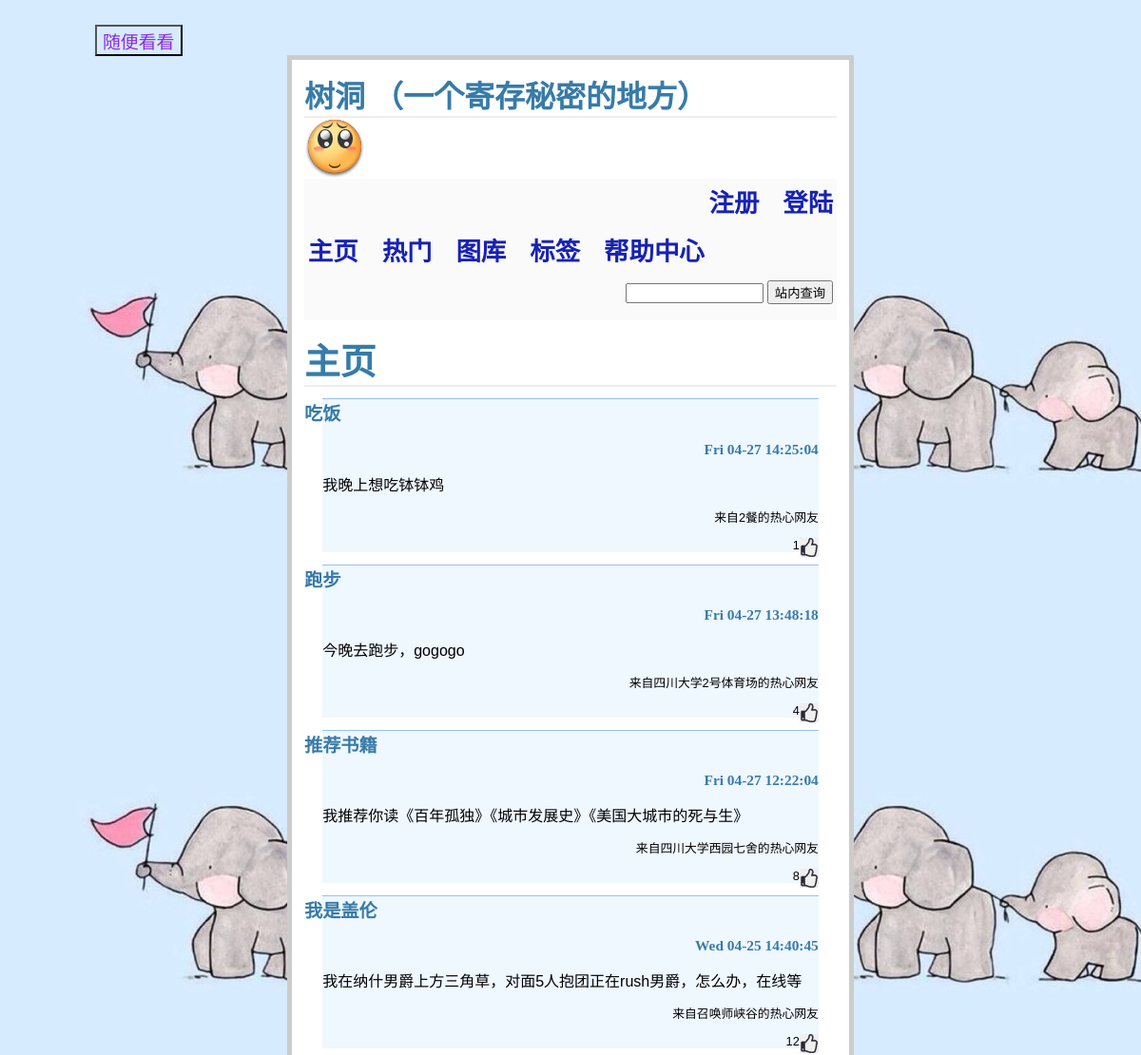
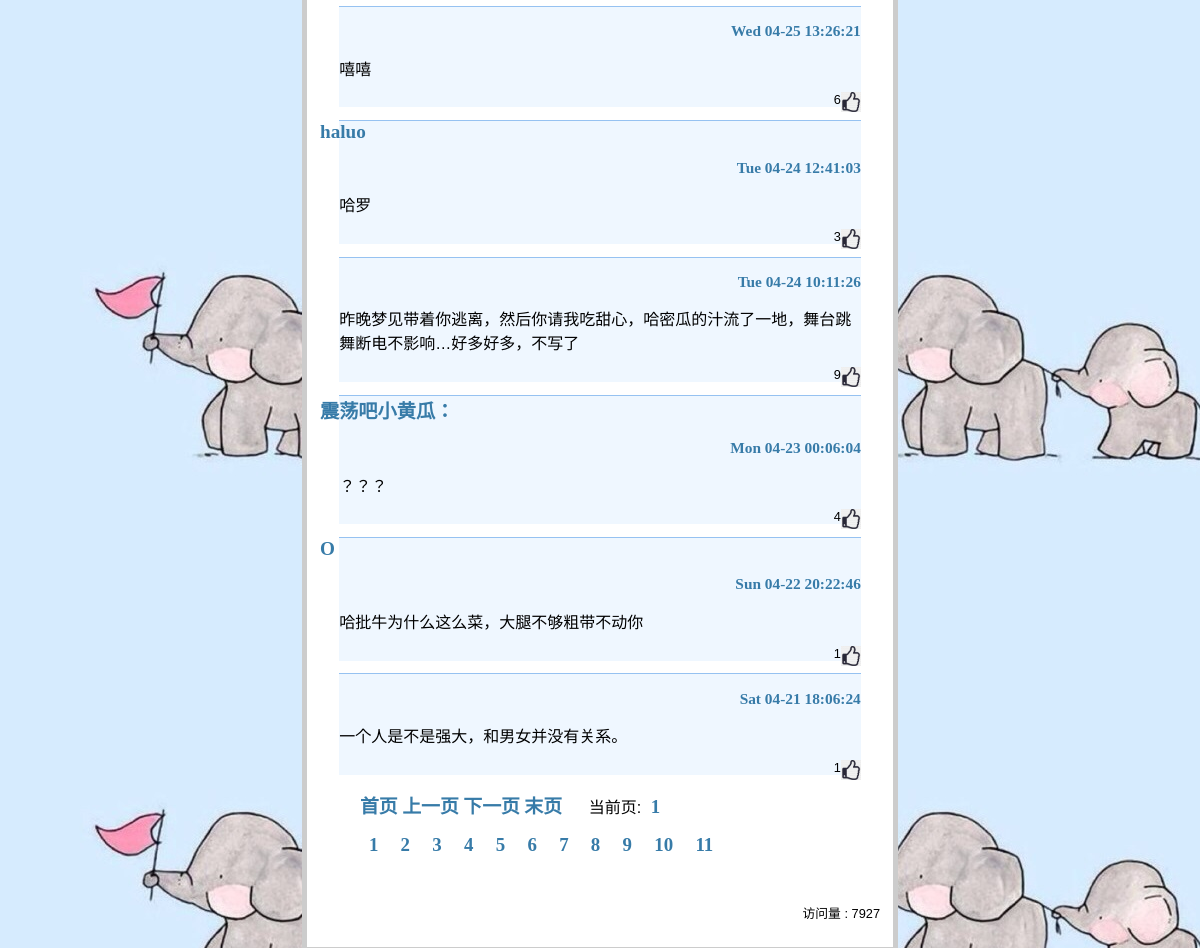
The page /1 on the database its author committed (2 pictures, top to bottom).
### tables this page shows
CREATE TABLE entries (id integer PRIMARY KEY AUTOINCREMENT, title string NOT NULL, text string NOT NULL, time STRING, up INTEGER DEFAULT (0), area STRING, flag STRING);

CREATE TABLE number (num INT PRIMARY KEY);

### flaskr.py (the view)
@app.route('/<p>',methods=["POST","GET"])
def page(p):
    route = re.sub("\D","",request.path)
    index = int(route)
    cur = g.db.execute('select title, text, time, up, id,area,flag from entries order by id desc limit {index}, 10'.format(index=index))
    data = g.db.execute('select count(1) from entries')
    num = g.db.execute('update number set num = num +1')
    number = g.db.execute('select num from number')
    show_data = [dict(data=row[0]) for row in data.fetchall()]
    show_num = [dict(num=row[0]) for row in number.fetchall()]
    entries = [dict(title=row[0], text=row[1], time=row[2],up=row[3],id=row[4],area=row[5],flag=row[6]) for row in cur.fetchall()]
    g.db.commit()
    return render_template('show_entries.html', entries=entries , num=show_num[0]['num'], data=int(show_data[0]['data']/10),next=index+10,previous=index-10)

### flaskr.py (called while the page is built)
def connect_db():
    return sqlite3.connect(app.config['DATABASE'])

@app.before_request
def before_request():
    g.db = connect_db()

@app.teardown_request
def teardown_request(exception):
    g.db.close()

### templates/show_entries.html (shortened to what this page needs)
﻿{% extends "layout.html" %}
{% block body %}
<h1 style="font-weight: bold;font-size:1cm;font-family:YouYuan;">主页</h1>
  <ul class=entries>
  {% for entry in entries %}
 <li style='border-top:0.1px solid #96c2f1;background:#eff7ff'><h2>{{ entry.title }}
    {% if entry.time %}
      <p style='font-size:0.8em;text-align: right ;'>{{ entry.time }}</p></h2>
    {% endif %}</h2>
    {{ entry.text|safe }}
    {% if entry.area %}
      <p style='font-size:0.8em;text-align:right'>来自{{ entry.area }}的热心网友</h2>
    {% endif %}
    {% if entry.up %}
      <p style='font-size:0.8em;text-align:right'>{{ entry.up }}</h2>
    {% endif %}</h2>
    <a style="float: right;" href='./up/{{entry.id}}'><img src='./static/up.jpg' style='width:20px;height:20px;'></img></a>
  {% else %}
    <li><em>查询不到相关内容</em>
  {% endfor %}
</ul>
{% if next %}
<ul class="pagination pagination-lg">
    <a style="font-weight:bold;font-family:YouYuan;text-decoration:none;font-size: 0.5cm;" href="/index">首页</a>
    <a class="active" style="font-weight:bold;font-family:YouYuan;text-decoration:none;font-size: 0.5cm;" href="./{{previous}}">上一页</a>
    <a class="active" style="font-weight:bold;font-family:YouYuan;text-decoration:none;font-size: 0.5cm;" href="./{{next}}">下一页</a>
    <a class="active" style="font-weight:bold;font-family:YouYuan;text-decoration:none;font-size: 0.5cm;" href="./{{data}}0">末页</a>
    &nbsp&nbsp&nbsp&nbsp
    当前页:<a class="active" style="font-weight:bold;font-family:YouYuan;text-decoration:none;font-size: 0.5cm;" >&nbsp&nbsp{{next//10}}</a>
    <p>
      {% for index in range(0,data+1) %}
         <a>&nbsp</a>
      <a style="text-align: left;font-weight:bold;font-family:YouYuan;text-decoration:none;font-size: 0.5cm;" href="{{index}}0">{{index+1}}</a>
         <a>&nbsp</a>
    {% endfor %}
  </p>
</ul>
{% endif %}
    <br>
    <p style='font-size:0.8em;text-align:right'> 访问量 : {{num}}
{% endblock %}

### static/style.css (style rules this page uses)
body { font-family: sans-serif; background: #eee; }
a, h1, h2 { color: #377BA8; }
h1, h2 { font-family: 'Georgia', serif; margin: 0; }
h1 { border-bottom: 2px solid #eee; }
h2 { font-size: 1.2em; }
.entries { list-style: none; margin: 0; padding: 0; }
.entries li { margin: 0.8em 1.2em; }
.entries li h2 { margin-left: -1em; }

### rows shown on the page
entries: title "吃饭", time "Fri 04-27 14:25:04", text "我晚上想吃钵钵鸡", area "2餐", up "1"
entries: title "跑步", time "Fri 04-27 13:48:18", text "今晚去跑步，gogogo", area "四川大学2号体育场", up "4"
entries: title "推荐书籍", time "Fri 04-27 12:22:04", text "我推荐你读《百年孤独》《城市发展史》《美国大城市的死与生》", area "四川大学西园七舍", up "8"
entries: title "我是盖伦", time "Wed 04-25 14:40:45", text "我在纳什男爵上方三角草，对面5人抱团正在rush男爵，怎么办，在线等", area "召唤师峡谷", up "12"
entries: time "Wed 04-25 13:26:21", text "嘻嘻", up "6"
entries: title "haluo", time "Tue 04-24 12:41:03", text "哈罗", up "3"
entries: time "Tue 04-24 10:11:26", text "昨晚梦见带着你逃离，然后你请我吃甜心，哈密瓜的汁流了一地，舞台跳舞断电不影响…好多好多，不写了", up "9"
entries: title "震荡吧小黄瓜：", time "Mon 04-23 00:06:04", text "？？？", up "4"
entries: title "O", time "Sun 04-22 20:22:46", text "哈批牛为什么这么菜，大腿不够粗带不动你", up "1"
entries: time "Sat 04-21 18:06:24", text "一个人是不是强大，和男女并没有关系。", up "1"
number: num "7927"

### other values the page prints
{{ next//10 }} "1"
{{ index+1 }} "1" "2" "3" "4" "5" "6" "7" "8" "9" "10" "11"
